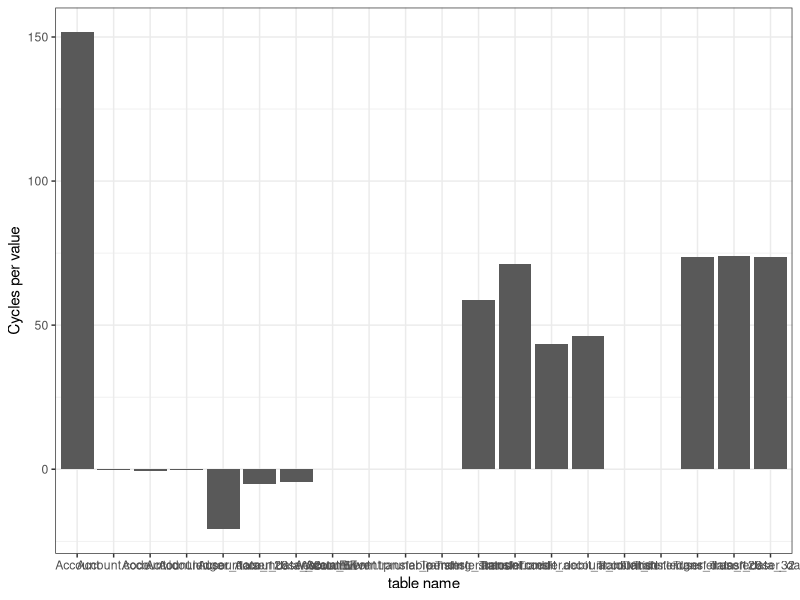
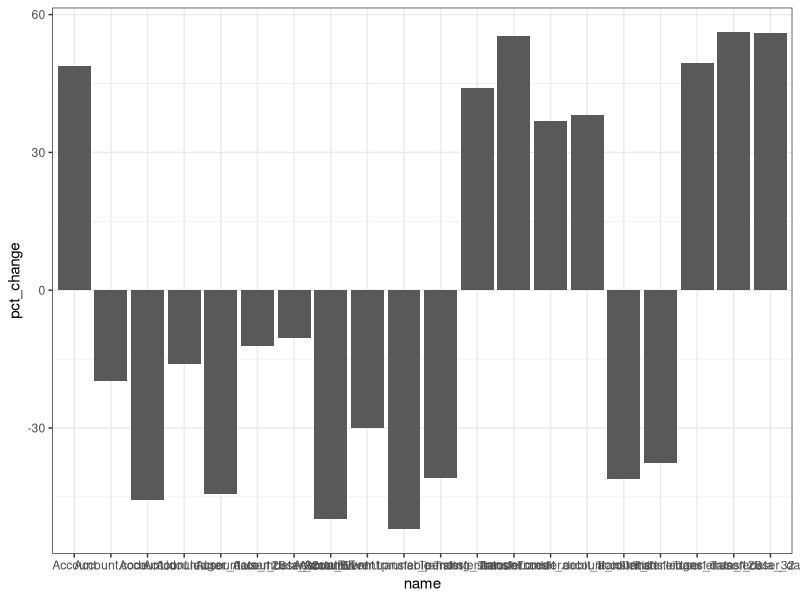
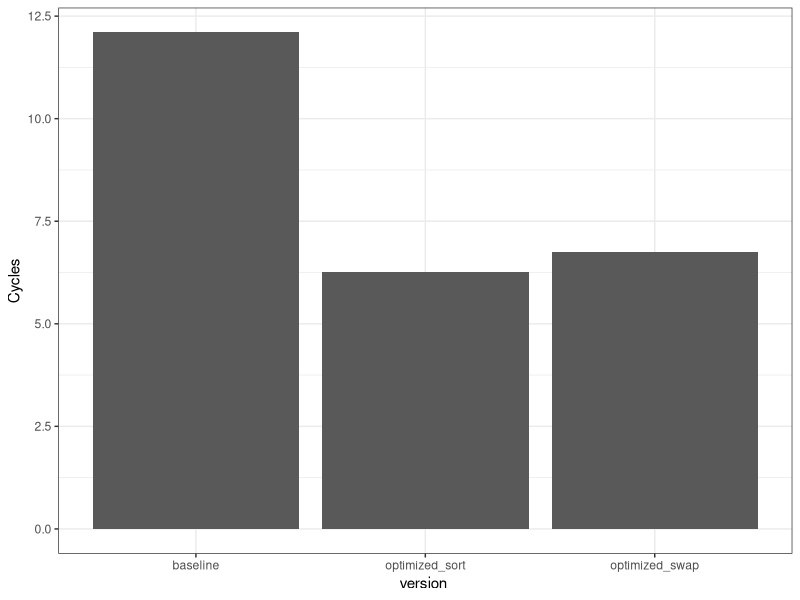

These figures' R source, in order:
library(ggplot2)
library(sqldf)


df = read.csv("./results.csv")

average = sqldf("SELECT version, name, AVG(cpu_cycles) as cycles, COUNT(*)  as samples, AVG(scale) as scale FROM df 
      GROUP BY version, name
      ORDER BY version, cycles")


      #also plot optimized
results = sqldf("
SELECT
    b.samples,
    b.scale,
    b.name,
    b.cycles                                   AS baseline_cycles,
    o.cycles                                   AS optimized_cycles,
    b.cycles - o.cycles                        AS cycle_delta,        -- absolute gain/loss
    ROUND((b.cycles - o.cycles) / b.cycles * 100, 2) AS pct_change,   -- % faster/slower
    CASE
        WHEN b.cycles - o.cycles >= 0 THEN 'improved'
        ELSE                                   'regressed'
    END                                        AS result
FROM   average AS b
JOIN   average AS o
       ON  o.name    = b.name
      AND o.version  = 'optimized_sort' 
WHERE  b.version     = 'baseline'
ORDER  BY cycle_delta DESC;  
      ")


ggplot(results, aes(x=name , y = cycle_delta)) + 
    geom_bar(stat="identity") + 
    ylab("Cycles per value") + 
    xlab("table name") +
    theme_bw()


ggplot(results, aes(x=name , y = pct_change)) + 
    geom_bar(stat="identity") + 
    theme_bw()


# Analyze the problem cases. 

# - do weighted average?

sqldf("SELECT * from df
      WHERE name like 'Account%user_data%'
      AND version like '%sort%'
      ")

df_all = sqldf("SELECT version, SUM(cycles * samples * scale) as cycles from average GROUP BY version")

ggplot(sqldf("select * FROM df_all where version not like 'optimized'"), aes(x=version, y =cycles/1e9)) + 
    geom_bar(stat="identity") + 
    ylab("Cycles") + 
    xlab("version ") +
    theme_bw()
